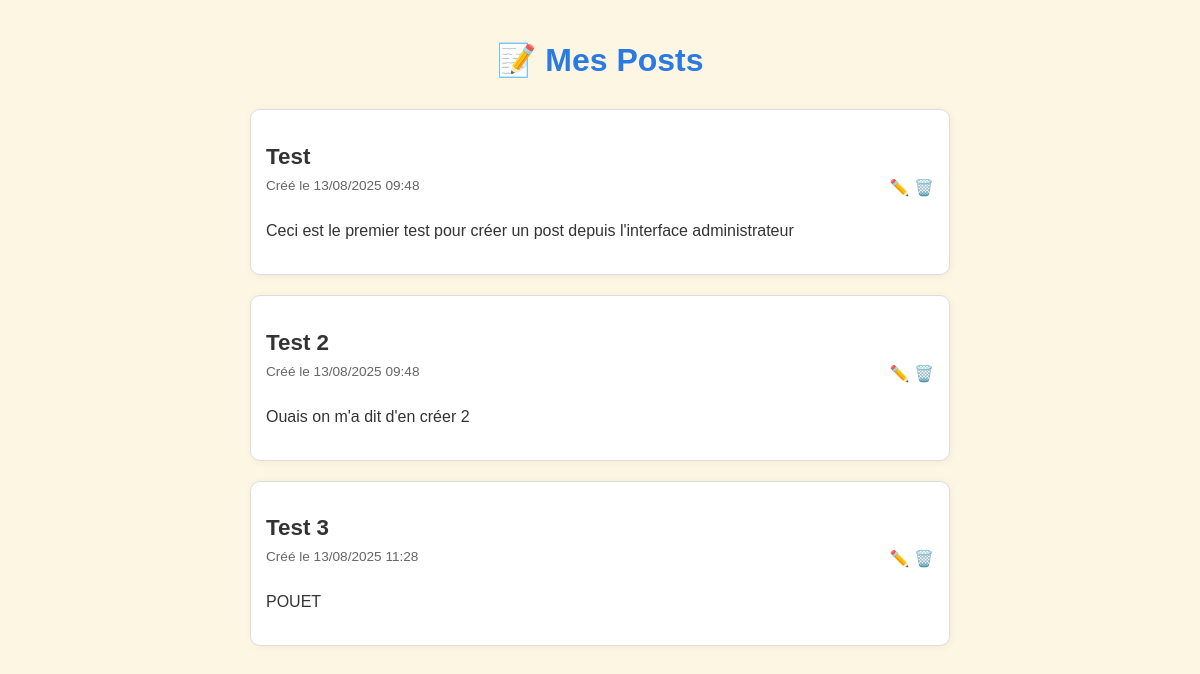
/posts/, run on an earlier commit of the app's database.
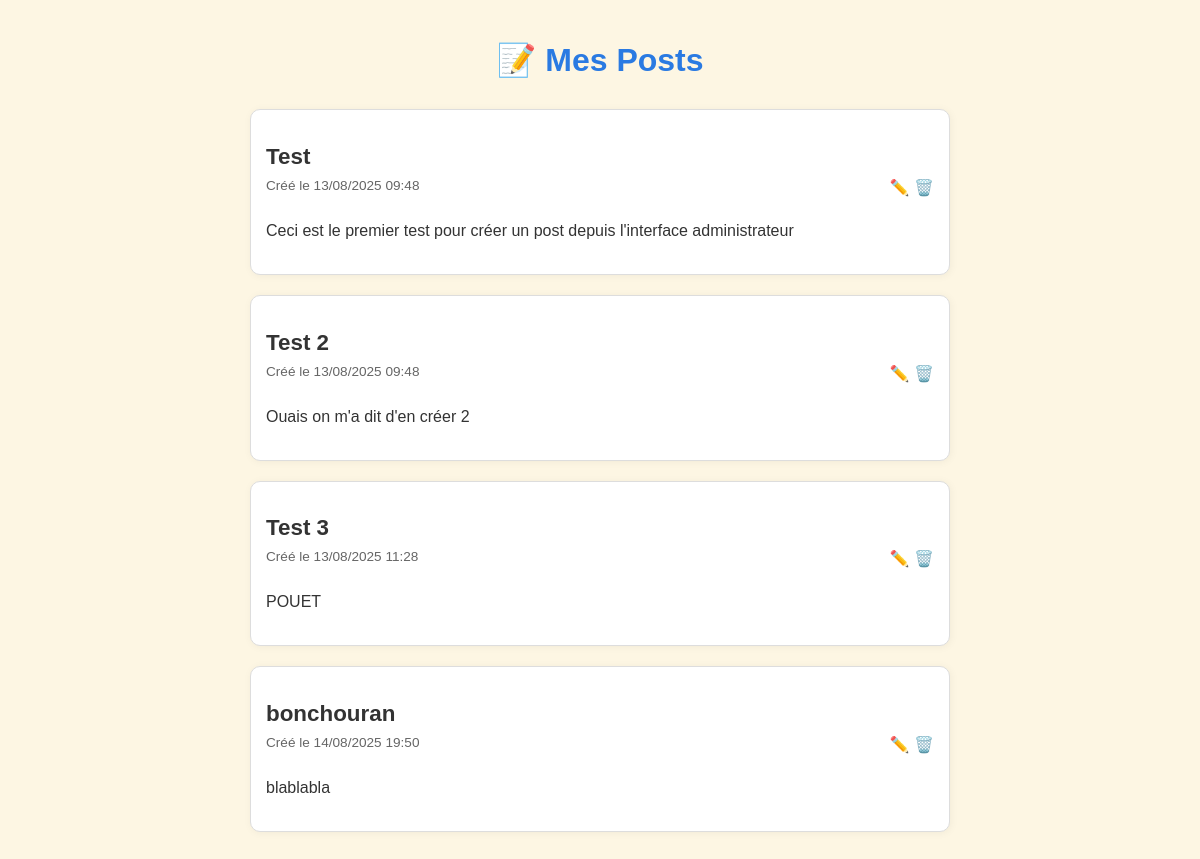
And on a later commit of the database.
### posts/models.py (models this page shows)
class Post(models.Model):
  title = models.CharField(max_length=200)
  content = models.TextField()
  created_at = models.DateTimeField(auto_now_add=True)

### posts/views.py (the view)
# urls.py: path('', views.posts_list, name='posts_list'),
def posts_list(request):
  posts = Post.objects.all()
  print(posts)
  return render(request, 'posts/list.html', {'posts': posts})

### posts/templates/posts/list.html (shortened to what this page needs)
{% load static %}
<!DOCTYPE html>
<html lang="fr">
<head>
  <link rel="stylesheet" href="{% static 'posts/style.css' %}">
</head>
<body>
  <div class="container">
    <h1>📝 Mes Posts</h1>
    {% if posts %}
      {% for post in posts %}
        <article>
          <header>
            <h2>{{ post.title }}</h2>
            <time>Créé le {{ post.created_at|date:"d/m/Y H:i" }}</time>
            <div>
              <a href="{% url 'post_edit' post.pk %}">✏️</a>
              <a href="{% url 'post_delete' post.pk %}">🗑️</a>
            </div>
          </header>
          <p>{{ post.content }}</p>
        </article>
      {% endfor %}
    {% else %}
      <p>Aucun post pour le moment. 😢</p>
    {% endif %}
  </div>
</body>
</html>

### posts/static/posts/style.css (style rules this page uses)
body { font-family: "Helvetica", sans-serif; background-color: #fdf6e3; color: #333; margin: 0; padding: 20px; }
.container { max-width: 700px; margin: auto; }
h1 { color: #2a7ae2; text-align: center; margin-bottom: 30px; }
article { border: 1px solid #ddd; padding: 15px; margin-bottom: 20px; border-radius: 10px; background-color: #fff; box-shadow: 1px 1px 8px rgba(0, 0, 0, 0.05); transition: transform 0.1s ease-in-out; }
article header { display: grid; grid-template-columns: 2fr; }
article header h2 { font-weight: bold; font-size: 1.4em; margin-bottom: 8px; grid-column: span 2; }
article header time { font-size: 0.85em; color: #666; margin-bottom: 10px; }
article header a { text-decoration: none; }
article p { line-height: 1.5; }

What changed in the data, as far as the page shows it:
added Post: title "bonchouran", created_at "14/08/2025 19:50", content "blablabla"
